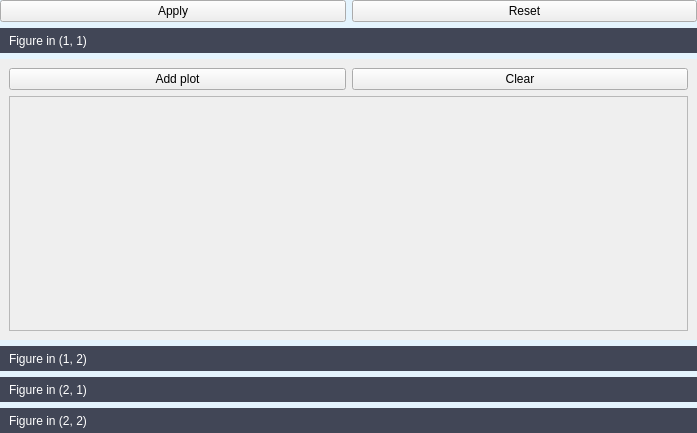
<?xml version="1.0" encoding="UTF-8"?>
<ui version="4.0">
 <class>setwidget_get_aps</class>
 <widget class="QWidget" name="setwidget_get_aps">
  <property name="geometry">
   <rect>
    <x>0</x>
    <y>0</y>
    <width>697</width>
    <height>433</height>
   </rect>
  </property>
  <property name="windowTitle">
   <string>Set axes</string>
  </property>
  <property name="windowIcon">
   <iconset resource="../resources/apprcc.qrc">
    <normaloff>:/APThrehold_icon.png</normaloff>:/APThrehold_icon.png</iconset>
  </property>
  <property name="styleSheet">
   <string notr="true">QWidget#setwidget_get_aps {background-color: #E4F4FE}</string>
  </property>
  <layout class="QGridLayout" name="gridLayout_setwidget_get_aps">
   <property name="leftMargin">
    <number>0</number>
   </property>
   <property name="topMargin">
    <number>0</number>
   </property>
   <property name="rightMargin">
    <number>0</number>
   </property>
   <property name="bottomMargin">
    <number>0</number>
   </property>
   <item row="0" column="0">
    <widget class="QPushButton" name="pushButton_apply">
     <property name="text">
      <string>Apply</string>
     </property>
    </widget>
   </item>
   <item row="0" column="1">
    <widget class="QPushButton" name="pushButton_reset">
     <property name="text">
      <string>Reset</string>
     </property>
    </widget>
   </item>
   <item row="1" column="0" colspan="2">
    <widget class="QToolBox" name="toolBox_plot_set">
     <property name="styleSheet">
      <string notr="true">QToolBoxButton {min-height: 25px;}
QToolBox::tab {
    background-color: #414656;  /* Tab background color */
    color: white;  /* Tab text color */
	min-height: 30px;
    padding: 5px;  /* Padding around the text */
    height: 40px;  /* Set the minimum height of the tab */
	
}
</string>
     </property>
     <property name="lineWidth">
      <number>1</number>
     </property>
     <property name="currentIndex">
      <number>0</number>
     </property>
     <widget class="QWidget" name="page_figure_1_1">
      <property name="geometry">
       <rect>
        <x>0</x>
        <y>0</y>
        <width>697</width>
        <height>280</height>
       </rect>
      </property>
      <attribute name="label">
       <string>Figure in (1, 1)</string>
      </attribute>
      <layout class="QGridLayout" name="gridLayout_page_figure_1_1">
       <item row="0" column="0">
        <layout class="QHBoxLayout" name="horizontalLayout">
         <item>
          <widget class="QPushButton" name="pushButton_add_plot_figure_1_1">
           <property name="text">
            <string>Add plot</string>
           </property>
          </widget>
         </item>
         <item>
          <widget class="QPushButton" name="pushButton_clear_figure_1_1">
           <property name="text">
            <string>Clear</string>
           </property>
           <property name="checkable">
            <bool>true</bool>
           </property>
          </widget>
         </item>
        </layout>
       </item>
       <item row="1" column="0">
        <widget class="QScrollArea" name="scrollArea_figure_1_1">
         <property name="widgetResizable">
          <bool>true</bool>
         </property>
         <widget class="QWidget" name="scrollAreaWidgetContents_figure_1_1">
          <property name="geometry">
           <rect>
            <x>0</x>
            <y>0</y>
            <width>677</width>
            <height>229</height>
           </rect>
          </property>
          <layout class="QGridLayout" name="gridLayout_figure_1_1"/>
         </widget>
        </widget>
       </item>
      </layout>
     </widget>
     <widget class="QWidget" name="page_figure_1_2">
      <property name="geometry">
       <rect>
        <x>0</x>
        <y>0</y>
        <width>176</width>
        <height>120</height>
       </rect>
      </property>
      <attribute name="label">
       <string>Figure in (1, 2)</string>
      </attribute>
      <layout class="QGridLayout" name="gridLayout_page_figure_1_2">
       <item row="1" column="0">
        <widget class="QScrollArea" name="scrollArea_figure_1_2">
         <property name="widgetResizable">
          <bool>true</bool>
         </property>
         <widget class="QWidget" name="scrollAreaWidgetContents_figure_1_2">
          <property name="geometry">
           <rect>
            <x>0</x>
            <y>0</y>
            <width>156</width>
            <height>69</height>
           </rect>
          </property>
          <layout class="QGridLayout" name="gridLayout_figure_1_2"/>
         </widget>
        </widget>
       </item>
       <item row="0" column="0">
        <layout class="QHBoxLayout" name="horizontalLayout_2">
         <item>
          <widget class="QPushButton" name="pushButton_add_plot_figure_1_2">
           <property name="text">
            <string>Add plot</string>
           </property>
          </widget>
         </item>
         <item>
          <widget class="QPushButton" name="pushButton_clear_figure_1_2">
           <property name="text">
            <string>Clear</string>
           </property>
          </widget>
         </item>
        </layout>
       </item>
      </layout>
     </widget>
     <widget class="QWidget" name="page_figure_2_1">
      <property name="geometry">
       <rect>
        <x>0</x>
        <y>0</y>
        <width>176</width>
        <height>120</height>
       </rect>
      </property>
      <attribute name="label">
       <string>Figure in (2, 1)</string>
      </attribute>
      <layout class="QGridLayout" name="gridLayout_page_figure_2_1">
       <item row="0" column="0">
        <layout class="QHBoxLayout" name="horizontalLayout_3">
         <item>
          <widget class="QPushButton" name="pushButton_add_plot_figure_2_1">
           <property name="text">
            <string>Add plot</string>
           </property>
          </widget>
         </item>
         <item>
          <widget class="QPushButton" name="pushButton_clear_figure_2_1">
           <property name="text">
            <string>Clear</string>
           </property>
          </widget>
         </item>
        </layout>
       </item>
       <item row="1" column="0">
        <widget class="QScrollArea" name="scrollArea_figure_2_1">
         <property name="widgetResizable">
          <bool>true</bool>
         </property>
         <widget class="QWidget" name="scrollAreaWidgetContents_figure_2_1">
          <property name="geometry">
           <rect>
            <x>0</x>
            <y>0</y>
            <width>156</width>
            <height>69</height>
           </rect>
          </property>
          <layout class="QGridLayout" name="gridLayout_figure_2_1"/>
         </widget>
        </widget>
       </item>
      </layout>
     </widget>
     <widget class="QWidget" name="page_figure_2_2">
      <property name="geometry">
       <rect>
        <x>0</x>
        <y>0</y>
        <width>176</width>
        <height>120</height>
       </rect>
      </property>
      <attribute name="label">
       <string>Figure in (2, 2)</string>
      </attribute>
      <layout class="QGridLayout" name="gridLayout_page_figure_2_2">
       <item row="0" column="0">
        <layout class="QHBoxLayout" name="horizontalLayout_4">
         <item>
          <widget class="QPushButton" name="pushButton_add_plot_figure_2_2">
           <property name="text">
            <string>Add plot</string>
           </property>
          </widget>
         </item>
         <item>
          <widget class="QPushButton" name="pushButton_clear_figure_2_2">
           <property name="text">
            <string>Clear</string>
           </property>
          </widget>
         </item>
        </layout>
       </item>
       <item row="1" column="0">
        <widget class="QScrollArea" name="scrollArea_figure_2_2">
         <property name="widgetResizable">
          <bool>true</bool>
         </property>
         <widget class="QWidget" name="scrollAreaWidgetContents_figure_2_2">
          <property name="geometry">
           <rect>
            <x>0</x>
            <y>0</y>
            <width>156</width>
            <height>69</height>
           </rect>
          </property>
          <layout class="QGridLayout" name="gridLayout_figure_2_2"/>
         </widget>
        </widget>
       </item>
      </layout>
     </widget>
    </widget>
   </item>
  </layout>
 </widget>
 <resources>
  <include location="../resources/apprcc.qrc"/>
 </resources>
 <connections/>
</ui>
